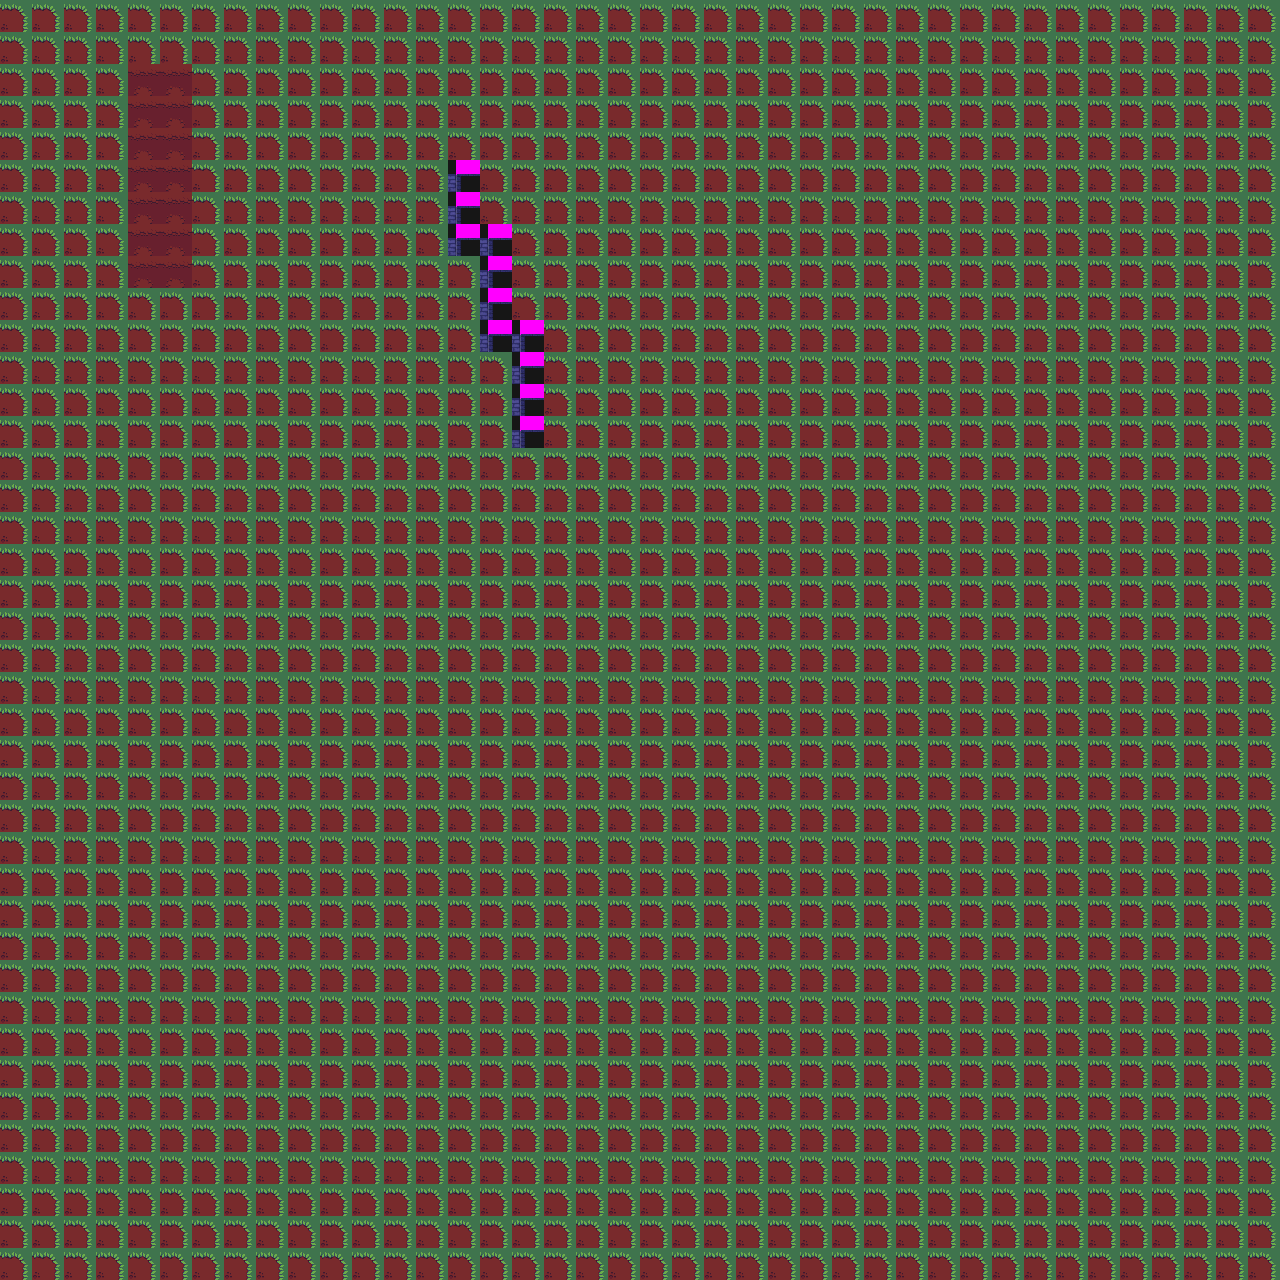

A level layout from a 2D game, rendered from its tile map. Below: a short description, then the map file with its tile-grid data intact:
An orthogonal 40x40 tile map with 32x32 px tiles, 1 tile layer (Layer0TileMap0), 2 tilesets.

<map version="1.5" tiledversion="1.6.0" orientation="orthogonal" renderorder="right-down" width="40" height="40" tilewidth="32" tileheight="32" infinite="0" nextlayerid="2" nextobjectid="1">
 <tileset firstgid="1" source="level0.tsx" />
 <tileset firstgid="73" source="sewer_tileset.tsx" />
 <layer id="1" name="Layer0TileMap0" width="40" height="40">
  <data encoding="csv">
3,3,3,3,3,3,3,3,3,3,3,3,3,3,3,3,3,3,3,3,3,3,3,3,3,3,3,3,3,3,3,3,3,3,3,3,3,3,3,3,
3,3,3,3,3,3,3,3,3,3,3,3,3,3,3,3,3,3,3,3,3,3,3,3,3,3,3,3,3,3,3,3,3,3,3,3,3,3,3,3,
3,3,3,3,5,5,3,3,3,3,3,3,3,3,3,3,3,3,3,3,3,3,3,3,3,3,3,3,3,3,3,3,3,3,3,3,3,3,3,3,
3,3,3,3,5,5,3,3,3,3,3,3,3,3,3,3,3,3,3,3,3,3,3,3,3,3,3,3,3,3,3,3,3,3,3,3,3,3,3,3,
3,3,3,3,5,5,3,3,3,3,3,3,3,3,3,3,3,3,3,3,3,3,3,3,3,3,3,3,3,3,3,3,3,3,3,3,3,3,3,3,
3,3,3,3,5,5,3,3,3,3,3,3,3,3,75,3,3,3,3,3,3,3,3,3,3,3,3,3,3,3,3,3,3,3,3,3,3,3,3,3,
3,3,3,3,5,5,3,3,3,3,3,3,3,3,75,3,3,3,3,3,3,3,3,3,3,3,3,3,3,3,3,3,3,3,3,3,3,3,3,3,
3,3,3,3,5,5,3,3,3,3,3,3,3,3,75,75,3,3,3,3,3,3,3,3,3,3,3,3,3,3,3,3,3,3,3,3,3,3,3,3,
3,3,3,3,5,5,3,3,3,3,3,3,3,3,3,75,3,3,3,3,3,3,3,3,3,3,3,3,3,3,3,3,3,3,3,3,3,3,3,3,
3,3,3,3,3,3,3,3,3,3,3,3,3,3,3,75,3,3,3,3,3,3,3,3,3,3,3,3,3,3,3,3,3,3,3,3,3,3,3,3,
3,3,3,3,3,3,3,3,3,3,3,3,3,3,3,75,75,3,3,3,3,3,3,3,3,3,3,3,3,3,3,3,3,3,3,3,3,3,3,3,
3,3,3,3,3,3,3,3,3,3,3,3,3,3,3,3,75,3,3,3,3,3,3,3,3,3,3,3,3,3,3,3,3,3,3,3,3,3,3,3,
3,3,3,3,3,3,3,3,3,3,3,3,3,3,3,3,75,3,3,3,3,3,3,3,3,3,3,3,3,3,3,3,3,3,3,3,3,3,3,3,
3,3,3,3,3,3,3,3,3,3,3,3,3,3,3,3,75,3,3,3,3,3,3,3,3,3,3,3,3,3,3,3,3,3,3,3,3,3,3,3,
3,3,3,3,3,3,3,3,3,3,3,3,3,3,3,3,3,3,3,3,3,3,3,3,3,3,3,3,3,3,3,3,3,3,3,3,3,3,3,3,
3,3,3,3,3,3,3,3,3,3,3,3,3,3,3,3,3,3,3,3,3,3,3,3,3,3,3,3,3,3,3,3,3,3,3,3,3,3,3,3,
3,3,3,3,3,3,3,3,3,3,3,3,3,3,3,3,3,3,3,3,3,3,3,3,3,3,3,3,3,3,3,3,3,3,3,3,3,3,3,3,
3,3,3,3,3,3,3,3,3,3,3,3,3,3,3,3,3,3,3,3,3,3,3,3,3,3,3,3,3,3,3,3,3,3,3,3,3,3,3,3,
3,3,3,3,3,3,3,3,3,3,3,3,3,3,3,3,3,3,3,3,3,3,3,3,3,3,3,3,3,3,3,3,3,3,3,3,3,3,3,3,
3,3,3,3,3,3,3,3,3,3,3,3,3,3,3,3,3,3,3,3,3,3,3,3,3,3,3,3,3,3,3,3,3,3,3,3,3,3,3,3,
3,3,3,3,3,3,3,3,3,3,3,3,3,3,3,3,3,3,3,3,3,3,3,3,3,3,3,3,3,3,3,3,3,3,3,3,3,3,3,3,
3,3,3,3,3,3,3,3,3,3,3,3,3,3,3,3,3,3,3,3,3,3,3,3,3,3,3,3,3,3,3,3,3,3,3,3,3,3,3,3,
3,3,3,3,3,3,3,3,3,3,3,3,3,3,3,3,3,3,3,3,3,3,3,3,3,3,3,3,3,3,3,3,3,3,3,3,3,3,3,3,
3,3,3,3,3,3,3,3,3,3,3,3,3,3,3,3,3,3,3,3,3,3,3,3,3,3,3,3,3,3,3,3,3,3,3,3,3,3,3,3,
3,3,3,3,3,3,3,3,3,3,3,3,3,3,3,3,3,3,3,3,3,3,3,3,3,3,3,3,3,3,3,3,3,3,3,3,3,3,3,3,
3,3,3,3,3,3,3,3,3,3,3,3,3,3,3,3,3,3,3,3,3,3,3,3,3,3,3,3,3,3,3,3,3,3,3,3,3,3,3,3,
3,3,3,3,3,3,3,3,3,3,3,3,3,3,3,3,3,3,3,3,3,3,3,3,3,3,3,3,3,3,3,3,3,3,3,3,3,3,3,3,
3,3,3,3,3,3,3,3,3,3,3,3,3,3,3,3,3,3,3,3,3,3,3,3,3,3,3,3,3,3,3,3,3,3,3,3,3,3,3,3,
3,3,3,3,3,3,3,3,3,3,3,3,3,3,3,3,3,3,3,3,3,3,3,3,3,3,3,3,3,3,3,3,3,3,3,3,3,3,3,3,
3,3,3,3,3,3,3,3,3,3,3,3,3,3,3,3,3,3,3,3,3,3,3,3,3,3,3,3,3,3,3,3,3,3,3,3,3,3,3,3,
3,3,3,3,3,3,3,3,3,3,3,3,3,3,3,3,3,3,3,3,3,3,3,3,3,3,3,3,3,3,3,3,3,3,3,3,3,3,3,3,
3,3,3,3,3,3,3,3,3,3,3,3,3,3,3,3,3,3,3,3,3,3,3,3,3,3,3,3,3,3,3,3,3,3,3,3,3,3,3,3,
3,3,3,3,3,3,3,3,3,3,3,3,3,3,3,3,3,3,3,3,3,3,3,3,3,3,3,3,3,3,3,3,3,3,3,3,3,3,3,3,
3,3,3,3,3,3,3,3,3,3,3,3,3,3,3,3,3,3,3,3,3,3,3,3,3,3,3,3,3,3,3,3,3,3,3,3,3,3,3,3,
3,3,3,3,3,3,3,3,3,3,3,3,3,3,3,3,3,3,3,3,3,3,3,3,3,3,3,3,3,3,3,3,3,3,3,3,3,3,3,3,
3,3,3,3,3,3,3,3,3,3,3,3,3,3,3,3,3,3,3,3,3,3,3,3,3,3,3,3,3,3,3,3,3,3,3,3,3,3,3,3,
3,3,3,3,3,3,3,3,3,3,3,3,3,3,3,3,3,3,3,3,3,3,3,3,3,3,3,3,3,3,3,3,3,3,3,3,3,3,3,3,
3,3,3,3,3,3,3,3,3,3,3,3,3,3,3,3,3,3,3,3,3,3,3,3,3,3,3,3,3,3,3,3,3,3,3,3,3,3,3,3,
3,3,3,3,3,3,3,3,3,3,3,3,3,3,3,3,3,3,3,3,3,3,3,3,3,3,3,3,3,3,3,3,3,3,3,3,3,3,3,3,
3,3,3,3,3,3,3,3,3,3,3,3,3,3,3,3,3,3,3,3,3,3,3,3,3,3,3,3,3,3,3,3,3,3,3,3,3,3,3,3
</data>
 </layer>
</map>
